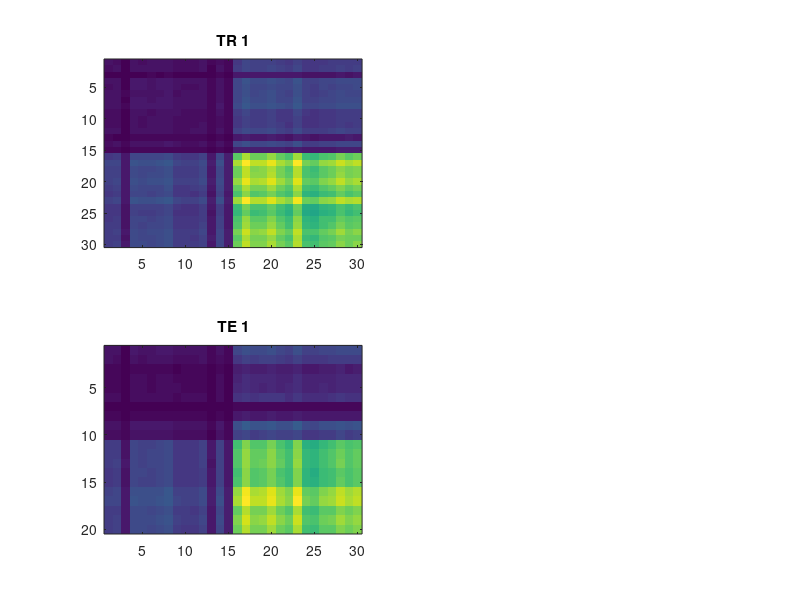

Write the MATLAB code that produced this figure. (Note: this script raises an error after producing the figure.)
% simple test harness for prt_machine
%
% $Id$

%% test setup
featuresAsKernelMatrix=true;
useMultipleKernels=false;

%% generate data

Ntr=30;                % number of training vectors
D=3;                    % dimensionality of the feature vectors
Nte=20;                 % number of testing vectors

if useMultipleKernels==true
    
    t_d.train={[rand(Ntr/2,D); rand(Ntr/2,D)+2]; [randn(Ntr/2,D); randn(Ntr/2,D)+2] };
    t_d.test={[rand(Nte/2,D); rand(Nte/2,D)+2]; [randn(Nte/2,D); randn(Nte/2,D)+2] };
else
    t_d.train={[rand(Ntr/2,D); rand(Ntr/2,D)+2]};
    t_d.test={[rand(Nte/2,D); rand(Nte/2,D)+2]};
end

t_d.tr_targets=([zeros(Ntr/2,1) ; ones(Ntr/2,1)]);

if featuresAsKernelMatrix==true
    if useMultipleKernels==true
        t_d.test={t_d.test{1}*t_d.train{1}';t_d.test{2}*t_d.train{2}'};
        t_d.train={t_d.train{1}*t_d.train{1}';t_d.train{2}*t_d.train{2}'};
    else
        t_d.test={t_d.test{1}*t_d.train{1}'};
        t_d.train={t_d.train{1}*t_d.train{1}'};
    end
end

figure;
subplot(221); imagesc(t_d.train{1}); title('TR 1');
subplot(223); imagesc(t_d.test{1}); title('TE 1');
if useMultipleKernels==true
    subplot(222); imagesc(t_d.train{2}); title('TR 2');
    subplot(224); imagesc(t_d.test{2}); title('TE 2');
end

if featuresAsKernelMatrix==true
    t_d.usebf=true;
else
    t_d.usebf=false;
end

%% prepare machine
myMachine.function='prt_machine_svm_bin';
if featuresAsKernelMatrix==true
    myMachine.args='-t 4';
else
    myMachine.args='-t 1';
end
testCov=[];

%% potentially annoy the code
% 1: by removing libSVM, we might causes the code to point at the biostats
%toolbox's version of svmtrain instead
%rmpath('/Users/Richiardi/_skool/matlabTools/libsvm/'); 
% 2: by removing biostats toolbox, we're 
%rmpath('/Applications/_sciEng/MATLAB_R2011a.app/toolbox/bioinfo/biolearning');

%% run
tic
% OLD fomat
%output = prt_machine(train,test,testCov,myLabs,myMachine,featuresAsKernelMatrix);
output = prt_machine(t_d,myMachine);
toc
